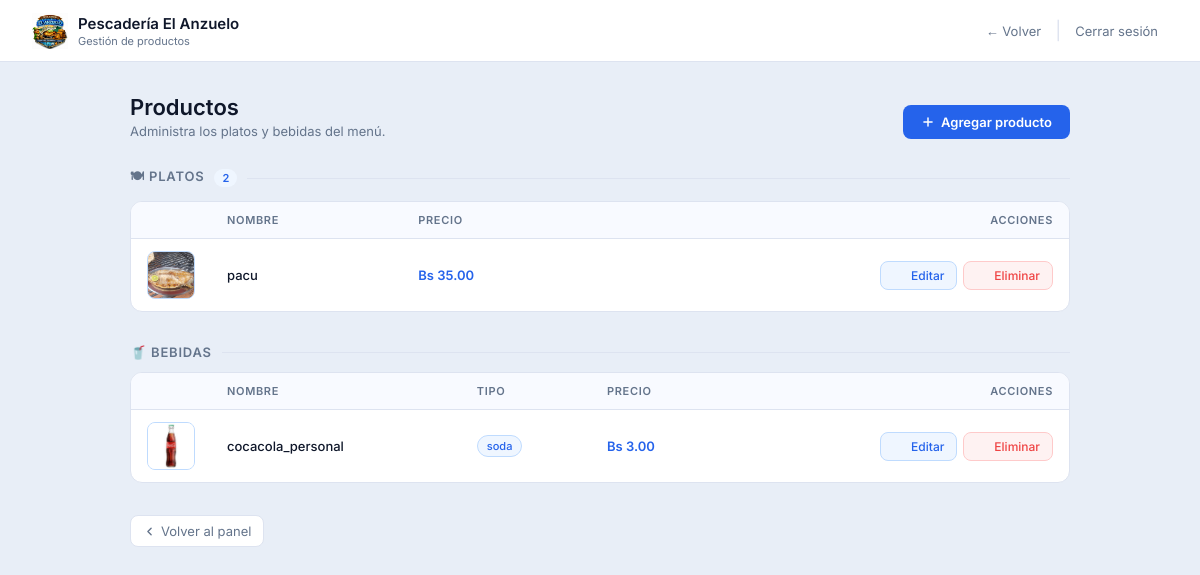
The page /admin-panel/productos/ on the database its author committed.
### sistema/models.py (models this page shows)
class Producto(models.Model):
    class Categoria(models.TextChoices):
        PLATO = 'plato', 'Plato'
        BEBIDA = 'bebida', 'Bebida'
    class BebidaTipo(models.TextChoices):
        SODA = 'soda', 'Soda'
        JUGO_NATURAL = 'jugo', 'Jugo Natural'
        OTRA = 'otra', 'Otra'
    nombre = models.CharField(max_length=100)
    descripcion = models.TextField(blank=True)
    precio = models.DecimalField(max_digits=6, decimal_places=2)
    categoria = models.CharField(max_length=10, choices=Categoria.choices)
    bebida_tipo = models.CharField(max_length=20, choices=BebidaTipo.choices, blank=True)
    imagen = models.ImageField(upload_to='productos/', null=True, blank=True)

### sistema/views.py (the view)
# urls.py: path('admin-panel/productos/', views.lista_productos, name='productos'),
def lista_productos(request):
    productos = Producto.objects.all()
    return render(request, 'sistema/productos.html', {
        'productos': productos
    })

### sistema/templates/sistema/productos.html (shortened to what this page needs)
<!DOCTYPE html>
<html lang="es">
<head>
    {% load static %}
</head>
<body>
<header>
    <div class="brand">
        <img src="{% static 'sistema/logo.jpeg' %}" alt="Logo">
        <div>
            <div class="brand-name">Pescadería El Anzuelo</div>
            <div class="brand-sub">Gestión de productos</div>
        </div>
    </div>
    <div class="header-links">
        <a href="{% url 'admin_panel' %}" class="btn">← Volver</a>
        <span class="sep">|</span>
        <a href="/logout/">Cerrar sesión</a>
    </div>
</header>
<div class="page">
    <div class="page-top">
        <div>
            <h1>Productos</h1>
            <p>Administra los platos y bebidas del menú.</p>
        </div>
        <a href="{% url 'agregar_producto' %}" class="btn-add">
            <svg viewBox="0 0 24 24"><line x1="12" y1="5" x2="12" y2="19"/><line x1="5" y1="12" x2="19" y2="12"/></svg>
            Agregar producto
        </a>
    </div>
    <div class="section">
        <div class="section-header">
            <h2>🍽 Platos</h2>
            <span class="count">
                {% with total=productos|length %}{{ total }}{% endwith %}
            </span>
            <div class="divider"></div>
        </div>
        <div class="table-wrap">
            <table>
                <thead>
                    <tr>
                        <th class="td-img"></th>
                        <th>Nombre</th>
                        <th>Precio</th>
                        <th>Acciones</th>
                    </tr>
                </thead>
                <tbody>
                    {% for p in productos %}
                    {% if p.categoria == "plato" %}
                    <tr>
                        <td class="td-img">
                            <div class="img-box">
                                {% if p.imagen %}
                                    <img src="{{ p.imagen.url }}" alt="{{ p.nombre }}">
                                {% else %}
                                    🍽
                                {% endif %}
                            </div>
                        </td>
                        <td>
                            <div class="prod-name">{{ p.nombre }}</div>
                        </td>
                        <td><span class="price">Bs {{ p.precio }}</span></td>
                        <td>
                            <div class="actions">
                                <a href="{% url 'editar_producto' p.id %}" class="btn-icon btn-edit">
                                    <svg viewBox="0 0 24 24"><path d="M11 4H4a2 2 0 00-2 2v14a2 2 0 002 2h14a2 2 0 002-2v-7"/><path d="M18.5 2.5a2.121 2.121 0 013 3L12 15l-4 1 1-4 9.5-9.5z"/></svg>
                                    Editar
                                </a>
                                <a href="{% url 'eliminar_producto' p.id %}" class="btn-icon btn-del"
                                   onclick="return confirm('¿Eliminar « {{ p.nombre }} »?')">
                                    <svg viewBox="0 0 24 24"><polyline points="3 6 5 6 21 6"/><path d="M19 6l-1 14H6L5 6"/><path d="M10 11v6M14 11v6"/><path d="M9 6V4h6v2"/></svg>
                                    Eliminar
                                </a>
                            </div>
                        </td>
                    </tr>
                    {% endif %}
                    {% endfor %}
                </tbody>
            </table>
        </div>
    </div>
    <div class="section">
        <div class="section-header">
            <h2>🥤 Bebidas</h2>
            <div class="divider"></div>
        </div>
        <div class="table-wrap">
            <table>
                <thead>
                    <tr>
                        <th class="td-img"></th>
                        <th>Nombre</th>
                        <th>Tipo</th>
                        <th>Precio</th>
                        <th>Acciones</th>
                    </tr>
                </thead>
                <tbody>
                    {% for p in productos %}
                    {% if p.categoria == "bebida" %}
                    <tr>
                        <td class="td-img">
                            <div class="img-box">
                                {% if p.imagen %}
                                    <img src="{{ p.imagen.url }}" alt="{{ p.nombre }}">
                                {% else %}
                                    🥤
                                {% endif %}
                            </div>
                        </td>
                        <td>
                            <div class="prod-name">{{ p.nombre }}</div>
                        </td>
                        <td><span class="badge">{{ p.bebida_tipo }}</span></td>
                        <td><span class="price">Bs {{ p.precio }}</span></td>
                        <td>
                            <div class="actions">
                                <a href="{% url 'editar_producto' p.id %}" class="btn-icon btn-edit">
                                    <svg viewBox="0 0 24 24"><path d="M11 4H4a2 2 0 00-2 2v14a2 2 0 002 2h14a2 2 0 002-2v-7"/><path d="M18.5 2.5a2.121 2.121 0 013 3L12 15l-4 1 1-4 9.5-9.5z"/></svg>
                                    Editar
                                </a>
                                <a href="{% url 'eliminar_producto' p.id %}" class="btn-icon btn-del"
                                   onclick="return confirm('¿Eliminar « {{ p.nombre }} »?')">
                                    <svg viewBox="0 0 24 24"><polyline points="3 6 5 6 21 6"/><path d="M19 6l-1 14H6L5 6"/><path d="M10 11v6M14 11v6"/><path d="M9 6V4h6v2"/></svg>
                                    Eliminar
                                </a>
                            </div>
                        </td>
                    </tr>
                    {% endif %}
                    {% endfor %}
                </tbody>
            </table>
        </div>
    </div>
    <a href="{% url 'admin_panel' %}" class="back-link">
        <svg viewBox="0 0 24 24"><polyline points="15 18 9 12 15 6"/></svg>
        Volver al panel
    </a>
</div>
</body>
</html>

### rows shown on the page
Producto: imagen (picture), nombre "pacu", precio "35.00"
Producto: imagen (picture), nombre "cocacola_personal", bebida_tipo "soda", precio "3.00"

### other values the page prints
{{ total }} "2"
